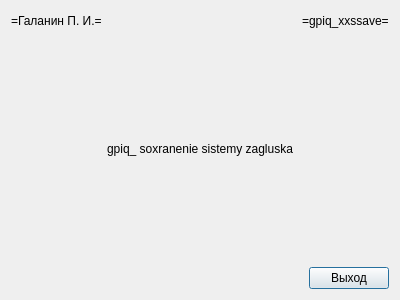
<?xml version="1.0" encoding="UTF-8"?>
<ui version="4.0">
 <class>gpiq_xxssave</class>
 <widget class="QDialog" name="gpiq_xxssave">
  <property name="windowModality">
   <enum>Qt::ApplicationModal</enum>
  </property>
  <property name="geometry">
   <rect>
    <x>0</x>
    <y>0</y>
    <width>400</width>
    <height>300</height>
   </rect>
  </property>
  <property name="windowTitle">
   <string>gpiq_xxssave</string>
  </property>
  <layout class="QVBoxLayout" name="verticalLayout">
   <item>
    <layout class="QHBoxLayout" name="horizontalLayout">
     <item>
      <widget class="QLabel" name="gpiq_xxssave_xxsma_l">
       <property name="text">
        <string>=Галанин П. И.=</string>
       </property>
      </widget>
     </item>
     <item>
      <spacer name="horizontalSpacer">
       <property name="orientation">
        <enum>Qt::Horizontal</enum>
       </property>
       <property name="sizeHint" stdset="0">
        <size>
         <width>40</width>
         <height>20</height>
        </size>
       </property>
      </spacer>
     </item>
     <item>
      <widget class="QLabel" name="gpiq_xxssave_xxprg_l">
       <property name="text">
        <string>=gpiq_xxssave=</string>
       </property>
      </widget>
     </item>
    </layout>
   </item>
   <item>
    <spacer name="verticalSpacer">
     <property name="orientation">
      <enum>Qt::Vertical</enum>
     </property>
     <property name="sizeHint" stdset="0">
      <size>
       <width>20</width>
       <height>96</height>
      </size>
     </property>
    </spacer>
   </item>
   <item>
    <widget class="QLabel" name="gpiq_xxssave_xxtitle_l">
     <property name="text">
      <string>gpiq_ soxranenie sistemy zagluska</string>
     </property>
     <property name="alignment">
      <set>Qt::AlignCenter</set>
     </property>
    </widget>
   </item>
   <item>
    <spacer name="verticalSpacer_2">
     <property name="orientation">
      <enum>Qt::Vertical</enum>
     </property>
     <property name="sizeHint" stdset="0">
      <size>
       <width>20</width>
       <height>96</height>
      </size>
     </property>
    </spacer>
   </item>
   <item>
    <layout class="QHBoxLayout" name="horizontalLayout_2">
     <item>
      <spacer name="horizontalSpacer_2">
       <property name="orientation">
        <enum>Qt::Horizontal</enum>
       </property>
       <property name="sizeHint" stdset="0">
        <size>
         <width>40</width>
         <height>20</height>
        </size>
       </property>
      </spacer>
     </item>
     <item>
      <widget class="QPushButton" name="gpiq_xxssave_exit_c">
       <property name="text">
        <string>Выход</string>
       </property>
      </widget>
     </item>
    </layout>
   </item>
  </layout>
 </widget>
 <resources/>
 <connections/>
</ui>
